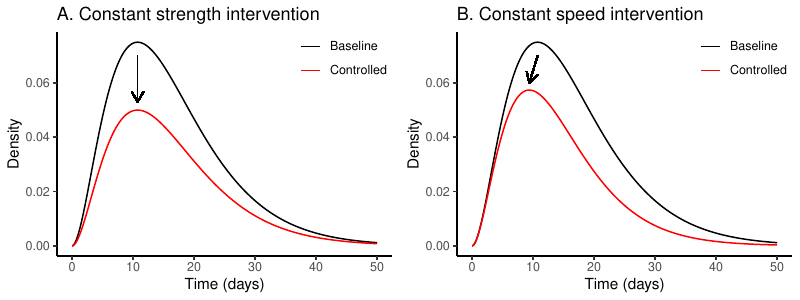

Source code (R):
library(tidyr)
library(dplyr)
library(ggplot2); theme_set(theme_bw())
library(gridExtra)
source("../R/kernel.R")

gbar <- 16.2
gshape <- 1/0.58^2

tvec <- seq(0, 50, by=0.01)

g1 <- data.frame(
  time=tvec,
  density=1.5*dgamma(tvec, shape=gshape, rate=gshape/gbar)
)

g2 <- data.frame(
  time=tvec,
  density=dgamma(tvec, shape=gshape, rate=gshape/gbar)
)

p1 <- ggplot(data=g1) +
  geom_line(aes(time, density, col="Baseline")) +
  geom_line(data=g2, aes(time, density, col="Controlled")) +
  geom_segment(aes(x=10.75, xend=10.75, y=0.07, yend=0.053),
               arrow = arrow(length = unit(0.3, "cm"))) +
  ggtitle("A. Constant strength intervention") +
  scale_x_continuous("Time (days)") +
  scale_y_continuous("Density") +
  scale_color_manual(values=c(1, 2)) +
  theme(
    panel.grid = element_blank(),
    panel.border = element_blank(),
    axis.line=element_line(),
    legend.position = c(0.85, 0.9),
    legend.title = element_blank()
  )

b0 <- b0fun(g2, R2r(g2, 1.5))

p2 <- ggplot(data=g1) +
  geom_line(aes(time, density, col="Baseline")) +
  geom_line(data=b0, aes(time, density, col="Controlled")) +
  geom_segment(aes(x=10.75, xend=9.39, y=0.07, yend=0.06),
               arrow = arrow(length = unit(0.3, "cm"))) +
  ggtitle("B. Constant speed intervention") +
  scale_x_continuous("Time (days)") +
  scale_y_continuous("Density") +
  scale_color_manual(values=c(1, 2)) +
  theme(
    panel.grid = element_blank(),
    panel.border = element_blank(),
    axis.line=element_line(),
    legend.position = c(0.85, 0.9),
    legend.title = element_blank()
  )

ptot <- arrangeGrob(p1, p2, nrow=1)

ggsave("constant_intervention.pdf", ptot, width=8, height=3)
